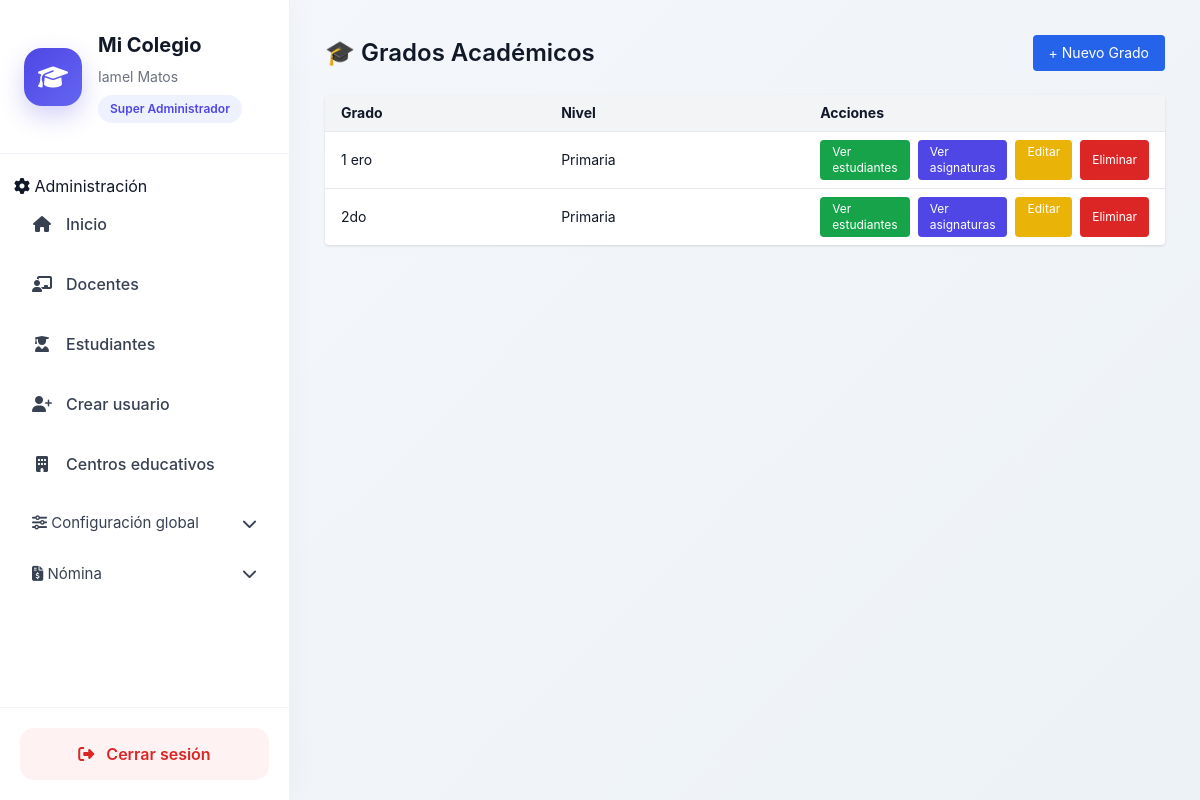
/academico/grados/ (signed in), run on the app's committed database.
### usuarios/models.py (models this page shows, shortened)
class Usuario(AbstractBaseUser, PermissionsMixin):
    ROLES = (
        ('superadmin', 'Super Administrador'),
        ('admin', 'Administrador'),
        ('secretaria', 'Secretaria'),
        ('docente', 'Docente'),
        ('estudiante', 'Estudiante'),
        ('director', 'Director'),
    )
    username = models.CharField(max_length=100, unique=True)
    email = models.EmailField(unique=True)
    first_name = models.CharField("Nombres", max_length=150)
    last_name = models.CharField("Apellidos", max_length=150)
    rol = models.CharField(
        max_length=20,
        choices=ROLES,
    )
    is_active = models.BooleanField(default=True)
    is_staff = models.BooleanField(default=False)
    fecha_creacion = models.DateTimeField(auto_now_add=True)
    objects = UsuarioManager()
    USERNAME_FIELD = "username"
    REQUIRED_FIELDS = ["email", "first_name", "last_name"]
    def get_full_name(self):
        return f"{self.first_name} {self.last_name}".strip()

### academico/models.py (models this page shows, shortened)
class Grado(models.Model):
    nivel = models.ForeignKey(Nivel, on_delete=models.CASCADE)
    nombre = models.CharField(max_length=50)

class Nivel(models.Model):
    centro = models.ForeignKey('core.CentroEducativo', on_delete=models.CASCADE)
    nombre = models.CharField(max_length=50)

### academico/views.py (the view)
# urls.py: path('grados/', views.grado_list, name='grado_list'),
@login_required
def grado_list(request):
    centro = get_centro_activo(request)
    grados = Grado.objects.filter(
        nivel__centro=centro
    ).select_related('nivel')
    return render(request, 'academico/grado_list.html', {
        'grados': grados
    })

### academico/views.py (called while the page is built, shortened)
def get_centro_activo(request):
    user = request.user
    if not user.is_authenticated:
        return None
    if user.rol == 'superadmin':
        centro_id = request.session.get('centro_id')
        if not centro_id:
            return None
        return CentroEducativo.objects.filter(id=centro_id).first()

### core/context_processors.py (called while the page is built)
def configuracion_centro(request):
    centro_id = request.session.get('centro_id')
    configuracion = None
    if centro_id:
        try:
            configuracion = ConfiguracionCentro.objects.get(
                centro_id=centro_id
            )
        except ConfiguracionCentro.DoesNotExist:
            pass
    return {
        'configuracion': configuracion
    }

### academico/templates/academico/grado_list.html (shortened to what this page needs)
{% extends "home.html" %}
{% block content %}
<div class="max-w-6xl mx-auto">
    <div class="flex justify-between items-center mb-6">
        <h2 class="text-2xl font-semibold">
            🎓 Grados Académicos
        </h2>
        <a href="{% url 'grado_create' %}"
           class="bg-blue-600 text-white px-4 py-2 rounded hover:bg-blue-700 text-sm">
            + Nuevo Grado
        </a>
    </div>
    <div class="bg-white shadow rounded overflow-hidden">
        <table class="w-full text-sm">
            <thead class="bg-gray-100 text-left">
                <tr>
                    <th class="px-4 py-2">Grado</th>
                    <th class="px-4 py-2">Nivel</th>
                    <th class="px-4 py-2 w-40">Acciones</th>
                </tr>
            </thead>
            <tbody>
                {% for grado in grados %}
                <tr class="border-t">
                    <td class="px-4 py-2">{{ grado.nombre }}</td>
                    <td class="px-4 py-2">{{ grado.nivel.nombre }}</td>
                 <td class="px-4 py-2 flex gap-2">
  <a href="{% url 'grado_estudiantes' grado.id %}"
       class="bg-green-600 text-white px-3 py-1 rounded text-xs hover:bg-green-700">
        Ver estudiantes
    </a>
    <a href="{% url 'grado_asignaturas' grado.id %}"
       class="bg-indigo-600 text-white px-3 py-1 rounded text-xs hover:bg-indigo-700">
        Ver asignaturas
    </a>
    <a href="{% url 'grado_update' grado.id %}"
       class="bg-yellow-500 text-white px-3 py-1 rounded text-xs hover:bg-yellow-600">
        Editar
    </a>
    <button
        onclick="eliminarGrado(
            '{{ grado.id }}',
            '{{ grado.nombre }}',
            '{% url 'grado_delete' grado.id %}'
        )"
        class="bg-red-600 text-white px-3 py-1 rounded text-xs hover:bg-red-700">
        Eliminar
    </button>
</td>
                </tr>
                {% empty %}
                <tr>
                    <td colspan="3" class="px-4 py-6 text-center text-gray-500">
                        No hay grados registrados
                    </td>
                </tr>
                {% endfor %}
            </tbody>
        </table>
    </div>
</div>
{% endblock %}

### core/templates/home.html (shortened to what this page needs)
<!DOCTYPE html>
<html lang="es">
  {% load static %}
  <head>
    <script src="https://cdn.tailwindcss.com"></script>
    <link rel="stylesheet" href="https://cdnjs.cloudflare.com/ajax/libs/font-awesome/6.5.0/css/all.min.css" />
    <link rel="stylesheet" href="{% static 'css/dashboard.css' %}" />
  </head>
  <body class="dashboard-body">
    <div class="dashboard-layout">
      <aside class="sidebar">
        <div class="sidebar-header">
          <div class="sidebar-logo">
            <i class="fas fa-graduation-cap"></i>
          </div>
          <div>
            <h1 class="sidebar-title">Mi Colegio</h1>
            <p class="sidebar-user">{{ request.user.get_full_name }}</p>
            <span class="sidebar-role">{{ request.user.get_rol_display }}</span>
          </div>
        </div>
        <nav class="sidebar-nav">
          {% if request.user.is_authenticated %}
            {% if request.user.rol == 'admin' or request.user.rol == 'superadmin' or request.user.is_superuser %}
              <div class="sidebar-section">
                <span>
                  <i class="fas fa-cog"></i>
                  Administración
                </span>
              </div>
              <a href="{% url 'core:home' %}" class="sidebar-link">
                <i class="fas fa-home"></i>
                <span>Inicio</span>
              </a>
              <a href="{% url 'docente_list' %}" class="sidebar-link">
                <i class="fas fa-chalkboard-teacher"></i>
                <span>Docentes</span>
              </a>
              <a href="{% url 'estudiante_list' %}" class="sidebar-link">
                <i class="fas fa-user-graduate"></i>
                <span>Estudiantes</span>
              </a>
              <a href="{% url 'usuarios:crear_miembro' %}" class="sidebar-link">
                <i class="fas fa-user-plus"></i>
                <span>Crear usuario</span>
              </a>
              <a href="{% url 'core:centro_list' %}" class="sidebar-link">
                <i class="fas fa-building"></i>
                <span>Centros educativos</span>
              </a>
              <button type="button" onclick="toggleMenu('menu-configuracion')" class="menu-toggle">
                <div>
                  <i class="fas fa-sliders"></i>
                  <span>Configuración global</span>
                </div>
                <i class="fas fa-chevron-down"></i>
              </button>
            {% endif %}
{% if configuracion and configuracion.modulo_nomina %}
<button type="button"
        onclick="toggleMenu('menu-nomina')"
        class="menu-toggle">
    <div>
        <i class="fas fa-file-invoice-dollar"></i>
        <span>Nómina</span>
    </div>
    <i class="fas fa-chevron-down"></i>
</button>
{% endif %}
          {% endif %}
        </nav>
        <div class="sidebar-footer">
          <a href="{% url 'usuarios:logout' %}" class="logout-btn">
            <i class="fas fa-sign-out-alt"></i>
            <span>Cerrar sesión</span>
          </a>
        </div>
      </aside>
      <main class="main-content">
        {% block content %}
        {% endblock %}
      </main>
    </div>
  </body>
</html>

### static/css/dashboard.css (style rules this page uses)
body.dashboard-body { margin: 0; background: linear-gradient( 135deg, #f5f7fb, #edf2f7 ); font-family: "Inter", sans-serif; color: #111827; }
.dashboard-layout { display: flex; min-height: 100vh; }
.sidebar { width: 290px; background: #ffffff; border-right: 1px solid #edf2f7; display: flex; flex-direction: column; justify-content: space-between; box-shadow: 0 0 30px rgba(0,0,0,.04); }
.sidebar-header { padding: 30px 24px; border-bottom: 1px solid #f1f5f9; display: flex; gap: 16px; align-items: center; }
.sidebar-logo { width: 58px; height: 58px; border-radius: 18px; background: linear-gradient( 135deg, #4f46e5, #6366f1 ); display: flex; align-items: center; justify-content: center; color: white; font-size: 24px; box-shadow: 0 10px 25px rgba(79,70,229,.25); }
.sidebar-title { font-size: 20px; font-weight: 700; margin: 0; }
.sidebar-user { margin-top: 6px; font-size: 14px; color: #6b7280; }
.sidebar-role { display: inline-block; margin-top: 8px; background: #eef2ff; color: #4f46e5; padding: 5px 12px; border-radius: 999px; font-size: 12px; font-weight: 600; }
.sidebar-nav { padding: 20px 14px; flex: 1; overflow-y: auto; }
.sidebar-link { display: flex; align-items: center; gap: 14px; padding: 14px 18px; border-radius: 14px; text-decoration: none; color: #374151; margin-bottom: 8px; transition: all .25s ease; font-weight: 500; }
.sidebar-link i { width: 20px; text-align: center; }
.menu-toggle { width: 100%; border: none; background: transparent; display: flex; justify-content: space-between; align-items: center; padding: 14px 18px; border-radius: 14px; cursor: pointer; color: #374151; font-size: 15px; transition: all .25s ease; }
.sidebar-footer { padding: 20px; border-top: 1px solid #f1f5f9; }
.logout-btn { display: flex; align-items: center; justify-content: center; gap: 12px; background: #fef2f2; color: #dc2626; text-decoration: none; padding: 14px; border-radius: 14px; font-weight: 600; transition: all .25s ease; }
.main-content { flex: 1; padding: 35px; overflow-y: auto; }

### data on the page
Usuario: user.get_full_name "Iamel Matos", user.rol "Super Administrador"
Grado: nombre "1 ero", nivel.nombre "Primaria"
Grado: nombre "2do", nivel.nombre "Primaria"
